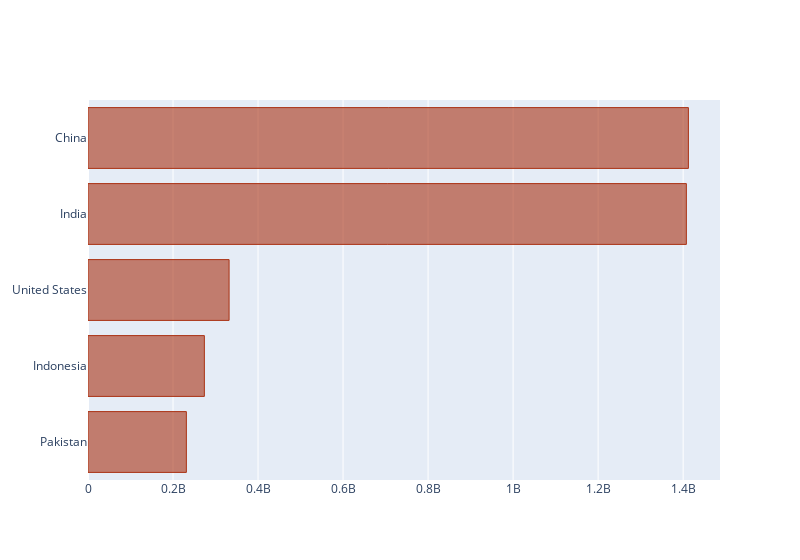

Here is the notebook cell this chart was saved with:
### Code cell
fig_barplot = go.Figure(data=[
    go.Bar(y=population_df["negara"], x=population_df["total_penduduk"],
        marker=dict(
        color='rgba(170, 50, 20, 0.6)',
        line=dict(
            color='rgba(170, 50, 20, 1.0)',
            width=1),
    ),
    orientation='h')
])
fig_barplot.update_layout(yaxis=dict(autorange="reversed"), width=800)
fig_barplot.show()

### Figure 1 — Plotly figure (JSON) as saved in the notebook; plotly's stock layout.template omitted (floating-point values rounded to 4 significant figures)
{"data": [{"marker": {"color": "rgba(170, 50, 20, 0.6)", "line": {"color": "rgba(170, 50, 20, 1.0)", "width": 1}}, "orientation": "h", "type": "bar", "x": [1412360000, 1407563842, 331893745, 273753191, 231402117], "y": ["China", "India", "United States", "Indonesia", "Pakistan"]}], "layout": {"width": 800, "yaxis": {"autorange": "reversed"}}}
